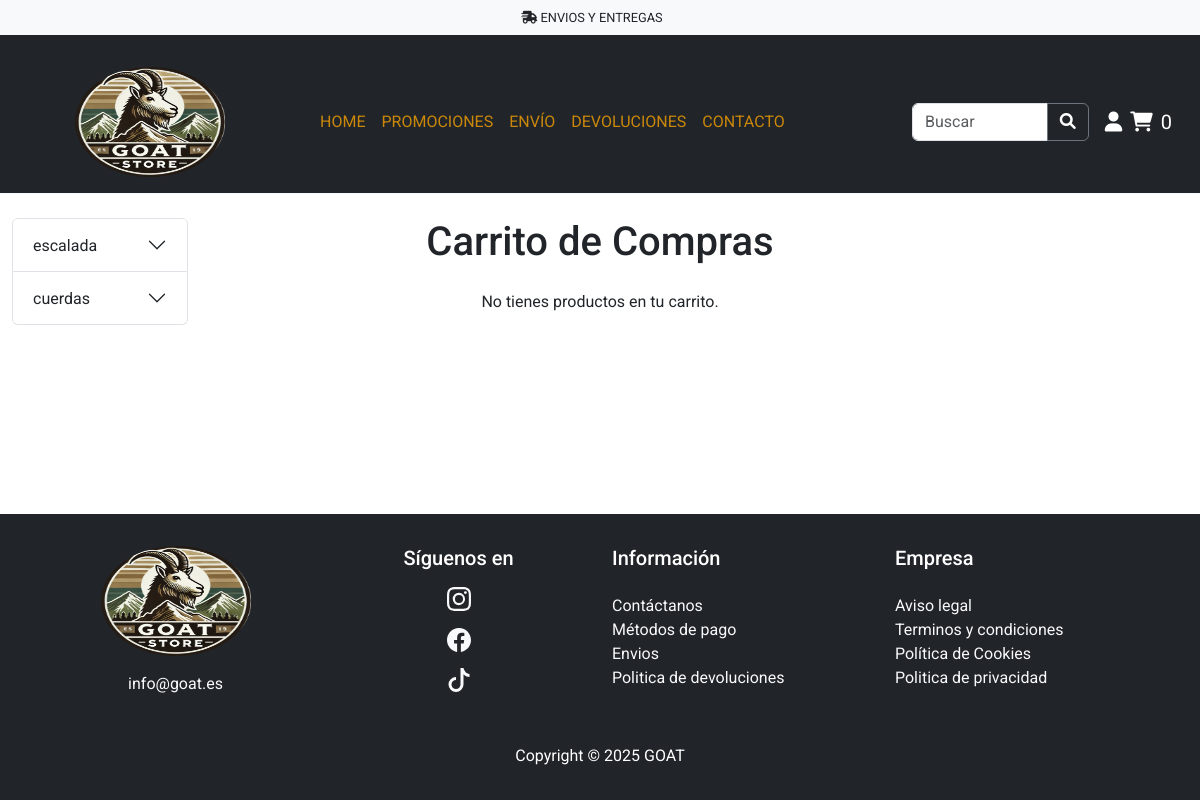
The app's page /paginas/carrito.php, older data.
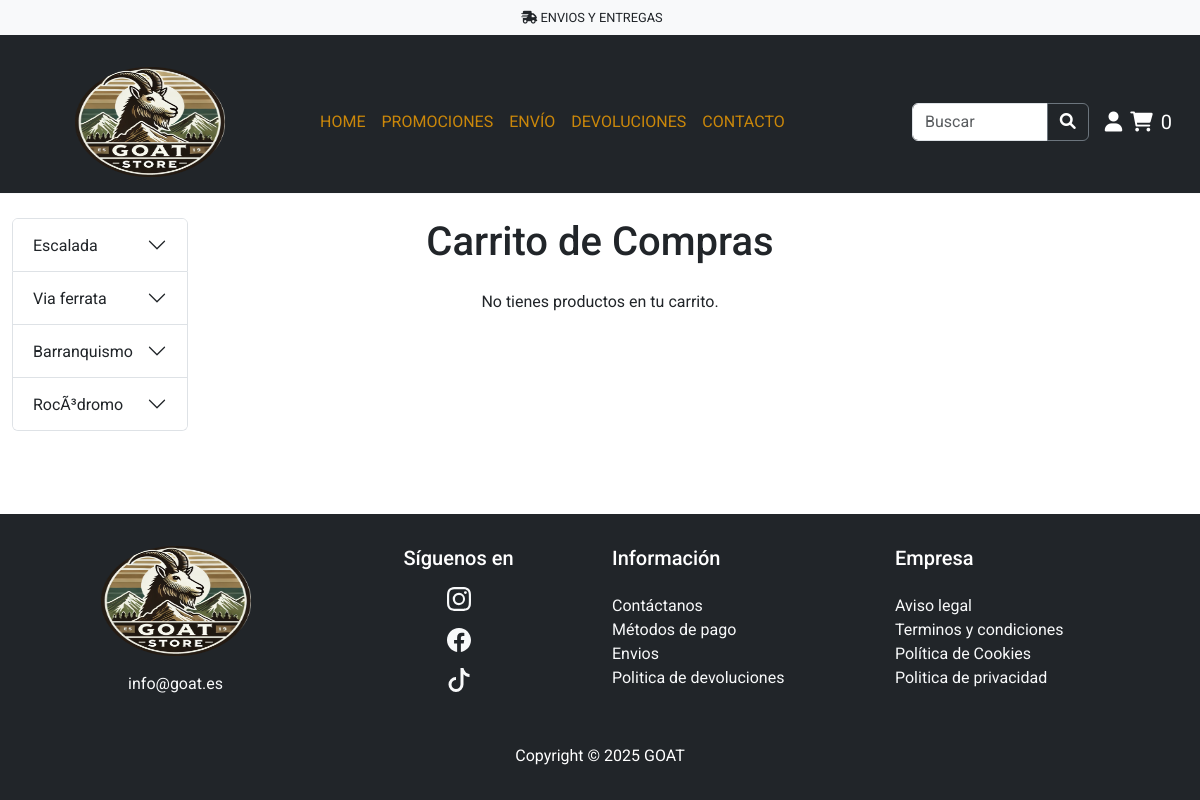
The same page, newer data.
### tables this page shows
CREATE TABLE `categorias` (
  `codigo` int(11) NOT NULL,
  `nombre` varchar(50) NOT NULL,
  `activo` tinyint(1) NOT NULL,
  `codCategoriaPadre` int(11) NOT NULL
);

### gestores/GestorCategoria.php (called while the page is built, shortened)
<?php
class GestorCategorias{
    private $db;
    public function __construct($db){
        $this ->db = $db;
    }
    public function getCategoriaPadres(){
        $sql = "SELECT * FROM categorias WHERE codCategoriaPadre = 0 AND activo = 1";
        try {
            $stmt = $this->db->prepare($sql);
            $stmt->execute();
            return $stmt->fetchAll(PDO::FETCH_ASSOC);
        } catch (PDOException $e) {
            error_log("Error al obtener categorías: " . $e->getMessage());
            return [];
        }
    }
}

### plantillas/menu.php (the view, shortened to what this page needs)
<?php
require_once __DIR__ . '/../servidor/config.php';
require_once __DIR__ . '/../gestores/GestorCategoria.php';
$db = conectar();
$gestor = new GestorCategorias($db);
$padres = $gestor->getCategoriaPadres();
?>
<div class="accordion" id="accordionCategories">
    <?php
    if (!empty($padres)) {
        foreach ($padres as $categoria) {
            $categoriaId = $categoria["codigo"];
            $nombreCategoria = $categoria["nombre"];
            $collapseId = "collapse" . $categoriaId;
            $headingId = "heading" . $categoriaId;
            ?>
            <div class="accordion-item">
                <h2 class="accordion-header" id="<?= $headingId ?>">
                    <button class="accordion-button collapsed" type="button" data-bs-toggle="collapse"
                        data-bs-target="#<?= $collapseId ?>" aria-expanded="false" aria-controls="<?= $collapseId ?>">
                        <?= htmlspecialchars($nombreCategoria) ?>
                    </button>
                </h2>
            </div>
            <?php
        }
    }
    ?>
</div>

Row changes from the older to the newer data that the page shows:
no longer on this page (row edited): categorias: nombre "cuerdas"
changed categorias: nombre "escalada" → "Escalada"
added categorias: nombre "Via ferrata"
added categorias: nombre "Barranquismo"
added categorias: nombre "RocÃ³dromo"
